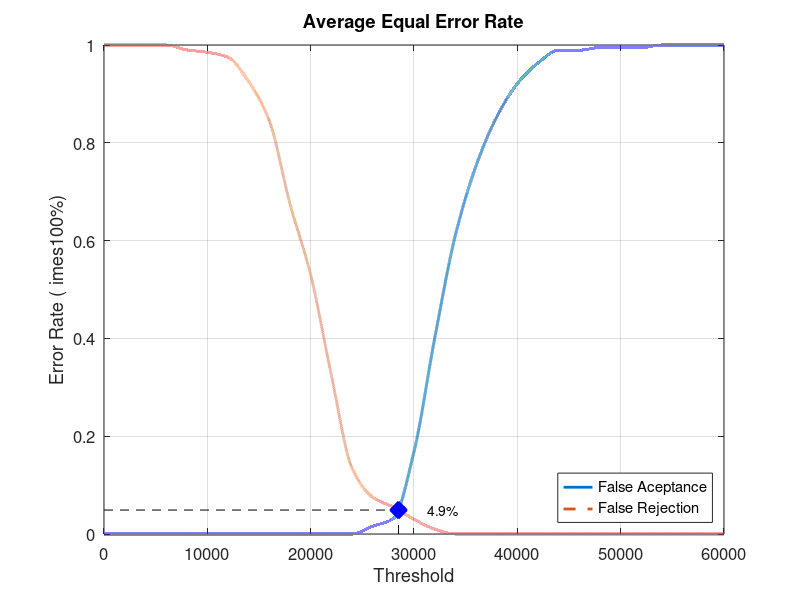
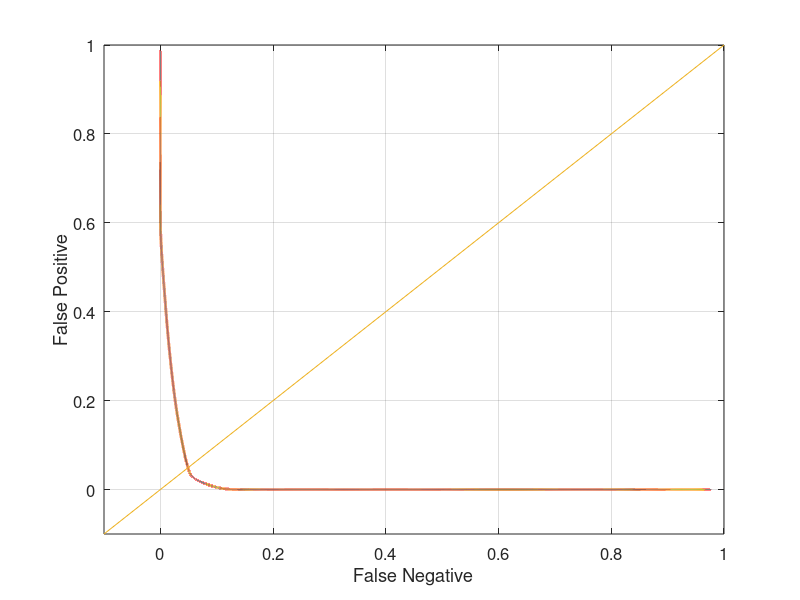

Recreate these plots in MATLAB, in order.
close all;
clear;
clc;
x = 0:2000:60000;
xq = 0:0.5:60000;

y0 = [0 0 0 0 0 0 0 0 0 0 0 0 0 0.0157895 0.0315789 0.168421 0.4 0.610526 0.752632 0.852632 0.921053 0.963158 0.989474 0.989474 0.994737 0.994737 0.994737 1 1 1 1]
yy0 = interp1(x, y0, xq, 'pchip');
y1 = [1 1 1 1 0.99 0.985 0.975 0.925 0.845 0.675 0.53 0.325 0.135 0.075 0.055 0.03 0.01 0 0 0 0 0 0 0 0 0 0 0 0 0 0]
yy1 = interp1(x, y1, xq, 'pchip');

% Calculating EER: 
y2 = abs(y0 - y1);
find(y2 == min(y2))
yy2 = abs(yy0 - yy1);
xEER = find(yy2 == min(yy2));
xEERIndex = xq(xEER) % X-axis EER
yEER = yy0(xEER) % Y-axis EER

main = figure
plot(xq, yy0,'-','LineWidth', 2);	hold on
plot(xq, yy1,'--','LineWidth', 2);	hold on
plot([xEERIndex xEERIndex], [0 yEER], 'k--');	hold on
plot([0 xEERIndex], [yEER yEER], 'k--');	hold on
plot(xEERIndex, yEER, 'bx', 'LineWidth', 10);	hold on
text(xEERIndex + 10 * xEERIndex / 100, yEER, [num2str(round((10000 * yEER)) / 100) '%'])
legend('False Aceptance', 'False Rejection', 'Location', 'SouthEast')
xlabel('Threshold')
ylabel('Error Rate (	imes100%)')
title('Average Equal Error Rate')
set(gca, 'FontSize', 12)
axis([0 60000 0 1])
grid on

print(main, 'Database3_3Main', '-dpng');
FNRxFPR = figure('Color', [1 1 1]);
plot(yy1, yy0, '-', yy1, yy0, 'LineWidth', 2);
hold on
y = -0.1:0.1:1
plot(y, y); 
set(gca, 'FontSize', 12)
xlabel('False Negative')
ylabel('False Positive')
axis([-0.1 1 -0.1 1])
set(gca, 'FontSize', 12)
grid on

print(FNRxFPR, 'Database3_3FNRxFPR','-dpng');
